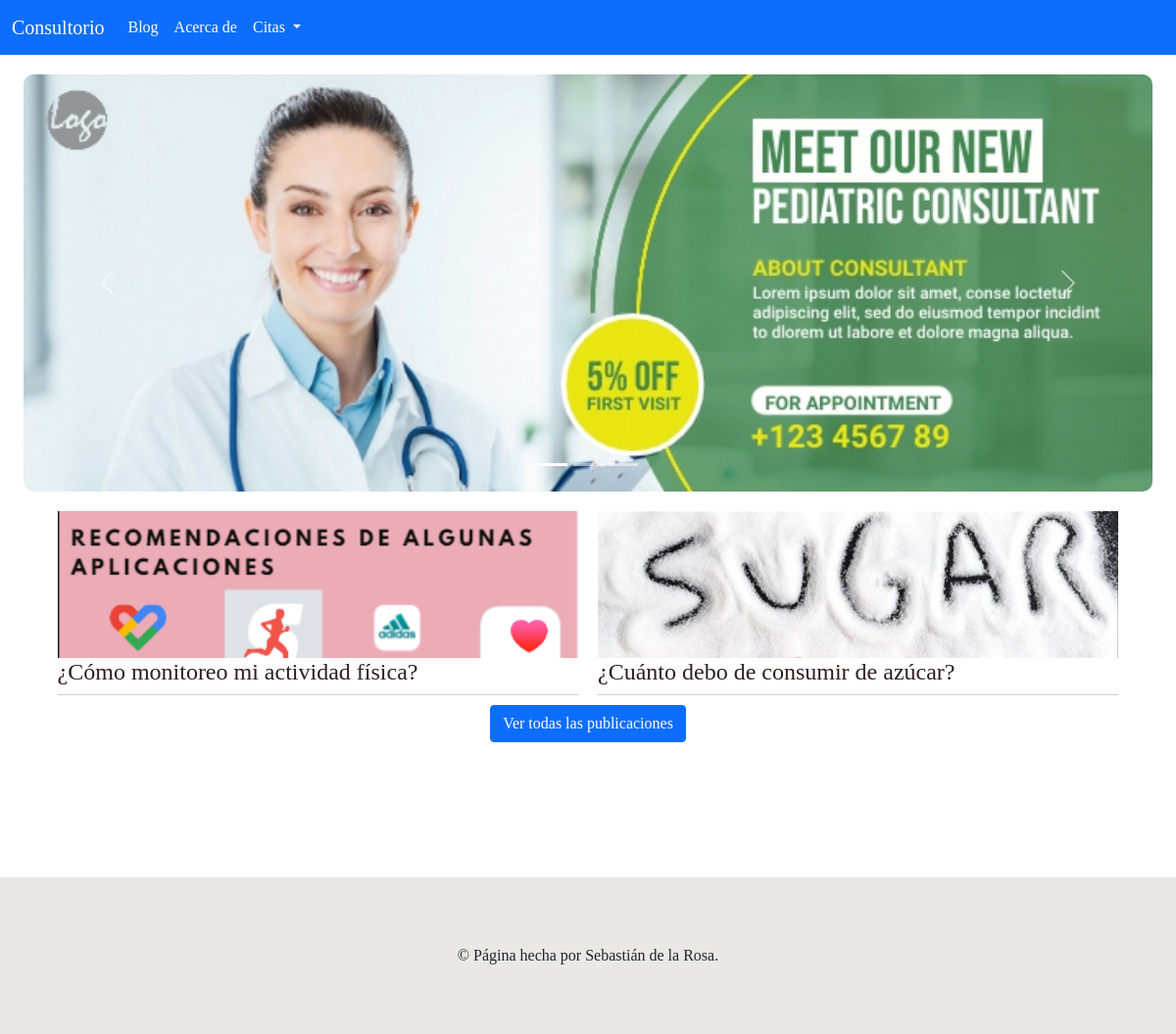
The app's page /, older data.
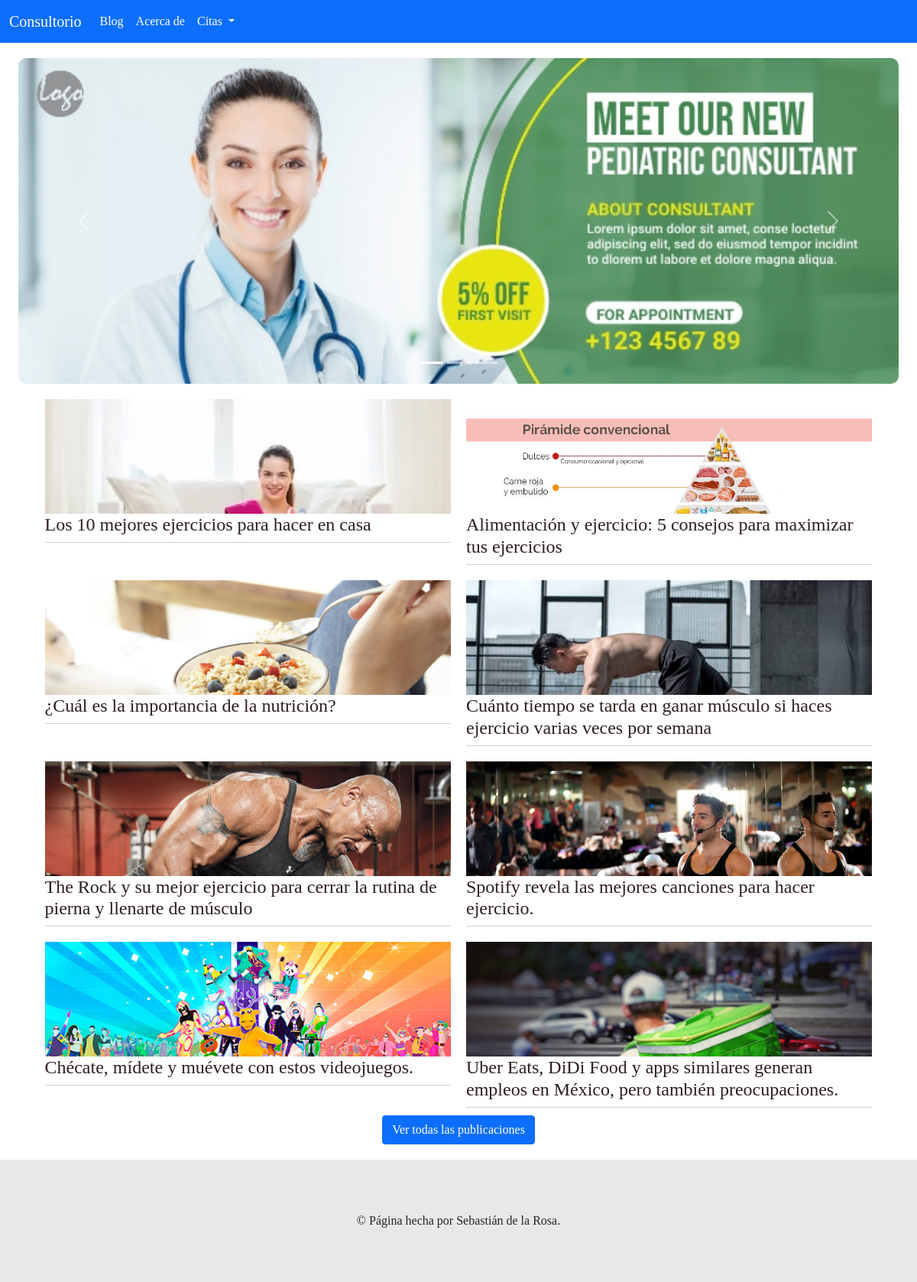
The same page, newer data.
### BlogCitas/models.py (models this page shows, shortened)
class Promociones(models.Model):
    promocion = models.CharField(max_length=50)
    imagen = models.ImageField(upload_to="promociones")

class Post(models.Model):
    titulo = models.CharField(max_length=100)
    contenido = tinymce_models.HTMLField()
    imagen = models.ImageField(upload_to="imagenes")
    creador = models.ForeignKey(Doctor, on_delete=models.CASCADE, related_name="posts_doctor")
    fecha = models.DateField()

### BlogCitas/views.py (the view)
# urls.py: path("", views.principal, name="principal"),
def principal(request):
    return render(request, 'BlogCitas/principal.html',{
        "promociones": Promociones.objects.all(),
        "posts": Post.objects.order_by("-id")[:8]
    })

### BlogCitas/templates/BlogCitas/principal.html (shortened to what this page needs)
{% extends "BlogCitas/layout.html" %}
{% load static %}
{% block body %}
    <header>
        <div id="carouselExampleIndicators" class="carousel slide" data-bs-ride="carousel">
            <div class="carousel-indicators">
              <button type="button" data-bs-target="#carouselExampleIndicators" data-bs-slide-to="0" class="active" aria-current="true" aria-label="Slide 1"></button>
              <button type="button" data-bs-target="#carouselExampleIndicators" data-bs-slide-to="1" aria-label="Slide 2"></button>
              <button type="button" data-bs-target="#carouselExampleIndicators" data-bs-slide-to="2" aria-label="Slide 3"></button>
            </div>
            <div class="carousel-inner">
                {% for promocion in promociones %}
                <div class="carousel-item">
                    <img src="{{ promocion.imagen.url }}" alt="{{image.promocion}}" >
                </div>
                {% endfor %}
            <button class="carousel-control-prev" type="button" data-bs-target="#carouselExampleIndicators" data-bs-slide="prev">
              <span class="carousel-control-prev-icon" aria-hidden="true"></span>
            </button>
            <button class="carousel-control-next" type="button" data-bs-target="#carouselExampleIndicators" data-bs-slide="next">
              <span class="carousel-control-next-icon" aria-hidden="true"></span>
            </button>
        </div>
    </header>
    <div class="posts">
        {% for post in posts %}
            <div class="posts-previsualizacion"><a href="{% url 'post' post.id %}">
                <div class="imagen-card">
                    <img src="{{ post.imagen.url }}" alt="{{ post.titulo }}">
                </div>
                <div class="card-cuerpo">
                    <h4>{{ post.titulo }}</h4>
                </div>
            </a></div>
        {% endfor %}
    </div>
    <div class="wrapper">
        <a class="btn btn-primary" href="{% url 'blog'%}">Ver todas las publicaciones</a>
    </div>
{% endblock %}

Row changes from the older to the newer data that the page shows:
no longer on this page (row edited): Post: imagen (picture), titulo "¿Cómo monitoreo mi actividad física?"
no longer on this page (row edited): Post: imagen (picture), titulo "¿Cuánto debo de consumir de azúcar?"
added Post: imagen (picture), titulo "Los 10 mejores ejercicios para hacer en casa"
added Post: imagen (picture), titulo "Alimentación y ejercicio: 5 consejos para maximizar tus ejercicios"
added Post: imagen (picture), titulo "¿Cuál es la importancia de la nutrición?"
added Post: imagen (picture), titulo "Cuánto tiempo se tarda en ganar músculo si haces ejercicio varias veces por semana"
added Post: imagen (picture), titulo "The Rock y su mejor ejercicio para cerrar la rutina de pierna y llenarte de músculo"
added Post: imagen (picture), titulo "Spotify revela las mejores canciones para hacer ejercicio."
added Post: imagen (picture), titulo "Chécate, mídete y muévete con estos videojuegos."
added Post: imagen (picture), titulo "Uber Eats, DiDi Food y apps similares generan empleos en México, pero también preocupaciones."
